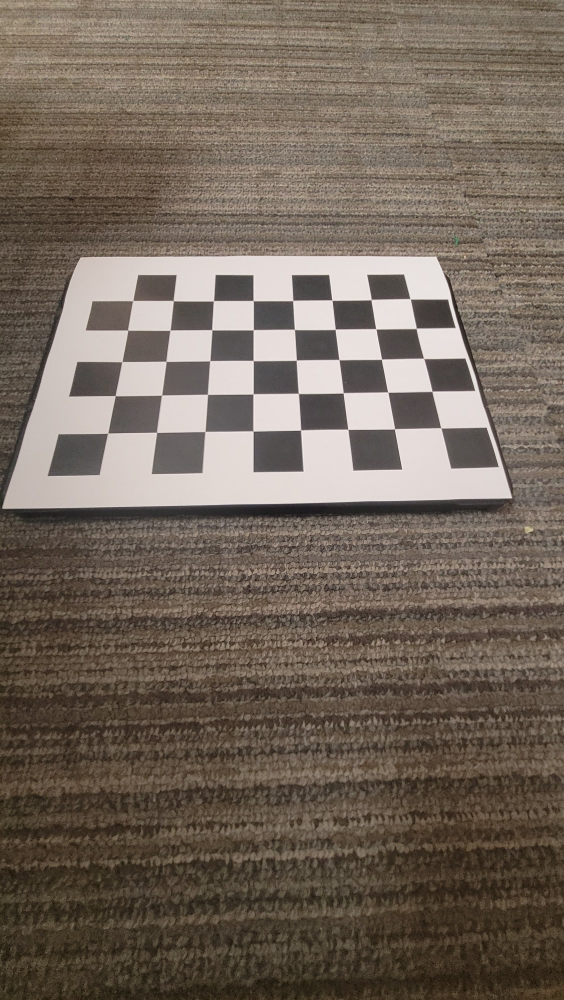
#> input picture calibration_images/cb1.jpeg, 2256 x 4000 px, given in place of tab_portrait.mp4, which was not available (shown at 1/4 size)
$ python topdown_video.py
#> lines starting #> are read from the running program, lines starting #| are printed output that depends on the picture; pictures that were not available may be replaced by others from this repository, and a replacement may not be noted
'''This code is to test perspective transformation on a saved video file. User has to provide path to input .mp4 file. The output transformed video will be saved in the same folder.
The trapezoid points can be varied manually as per requirement of region of interest.
'''

import cv2
import numpy as np
import time

# Sharpening filter
kernel = np.array([[-1,-1,-1], [-1,9,-1], [-1,-1,-1]])

#trapezoid points hard coded and fixed
# trapezoid_pts = np.array([[1320 ,1680], [2550,1680], [2880,2120], [900,2120]], dtype='float32') #for test_23_11/tab_landscape 4k
trapezoid_pts = np.array([[490 ,2480], [1740,2480], [2090,2910], [120,2910]], dtype='float32') #for test_23_11/tab_portrait 4k

#rectangle points
rectangle_pts = np.array([[0,0],[1920,0],[1920,1080],[0,1080]],dtype='float32')
perspective_matrix = cv2.getPerspectiveTransform(trapezoid_pts, rectangle_pts)

# Open the input video file
input_video_name = 'test_23_11/tab_portrait'
input_video_path = input_video_name+'.mp4'
cap = cv2.VideoCapture(input_video_path)

# Check if the video file opened successfully
if not cap.isOpened():
    print("Error: Could not open video.")
    exit()

# Get the video properties
frame_width = int(cap.get(3))
frame_height = int(cap.get(4))
frame_rate = int(cap.get(5))

# Define the codec for the output video (e.g., XVID or H.264)
fourcc = cv2.VideoWriter_fourcc(*'mp4v')

# Create an output video file
output_video_path = input_video_name+'_transformed'+'.mp4'
out = cv2.VideoWriter(output_video_path, fourcc, frame_rate, (1920,1080))
frame_count = 0

ret, frame = cap.read()
#> frame is the input picture: shape (4000, 2256, 3); mean B, G, R 90.9, 102.4, 114.8
while True:
    ret, frame = cap.read()
    if not ret:
        break
    transformed_image = cv2.warpPerspective(frame, perspective_matrix, (1920, 1080))
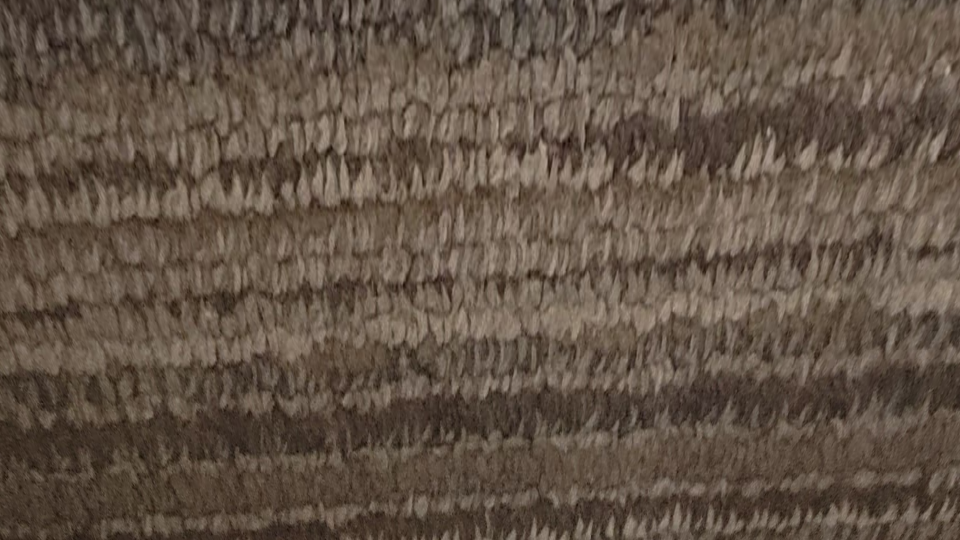
#> transformed_image: shape (1080, 1920, 3) (shown at 1/2 size); mean B, G, R 69.9, 83, 98.1
    transformed_image = cv2.rotate(transformed_image,cv2.ROTATE_180)
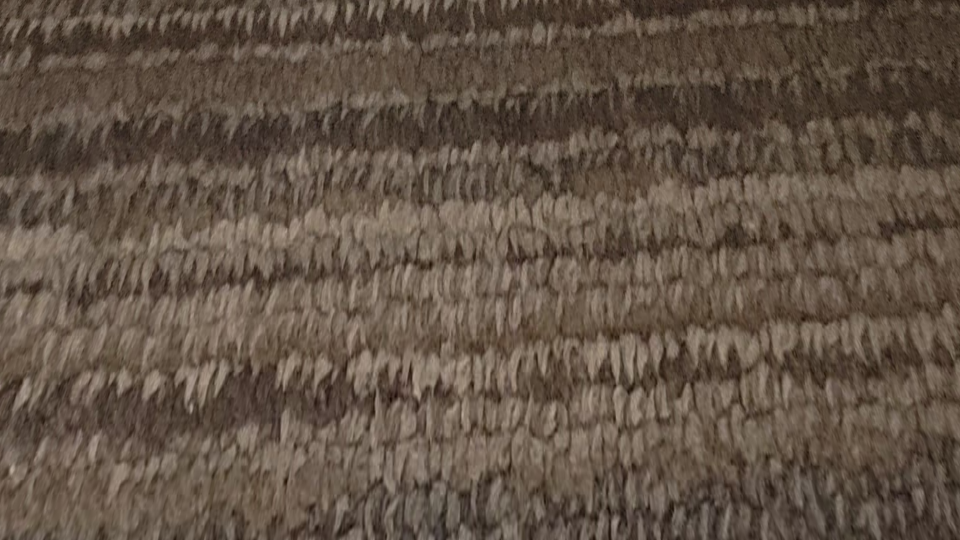
#> transformed_image: shape (1080, 1920, 3) (shown at 1/2 size); mean B, G, R 69.9, 83, 98.1
    transformed_image = cv2.filter2D(transformed_image, -1, kernel)
    out.write(transformed_image)
    frame_count += 1

# Release the video objects
cap.release()
out.release()
print("Transformation Completed")
# print(frame_count)
cv2.destroyAllWindows()

$ run again, on calibration_images/cb10.jpeg
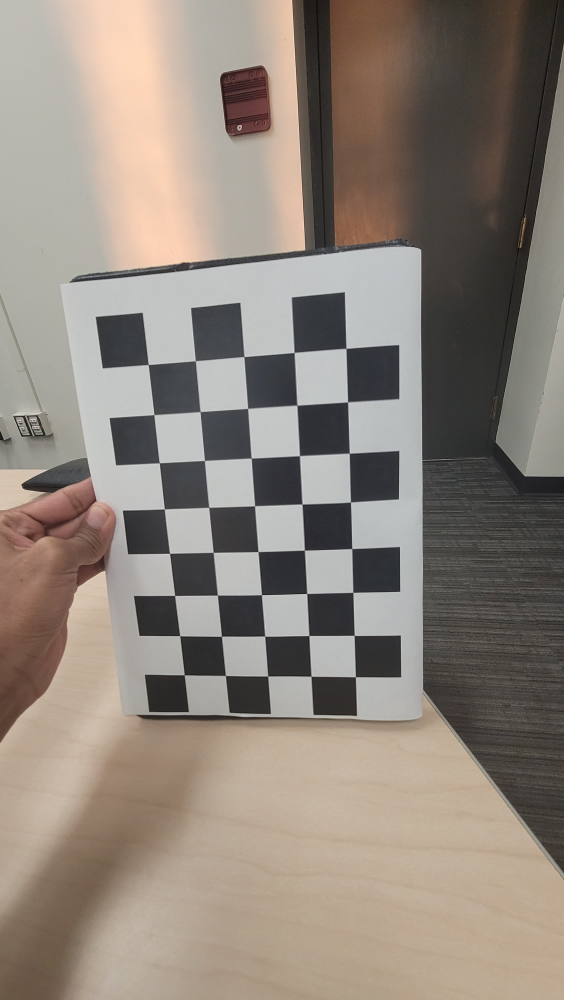
#> input picture calibration_images/cb10.jpeg, 2256 x 4000 px, given in place of tab_portrait.mp4, which was not available (shown at 1/4 size)
#> frame is the input picture: shape (4000, 2256, 3); mean B, G, R 123.4, 133.1, 143.1
#> `transformed_image = cv2.warpPerspective(frame, perspective_matrix, (19..`:
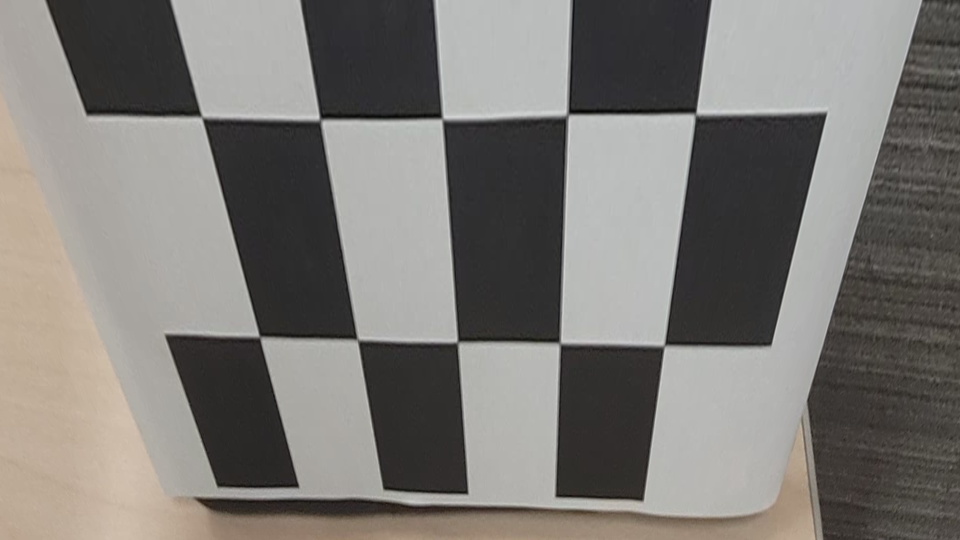
#> transformed_image: shape (1080, 1920, 3) (shown at 1/2 size); mean B, G, R 117.7, 121.7, 124.6
#> `transformed_image = cv2.rotate(transformed_image,cv2.ROTATE_180)`:
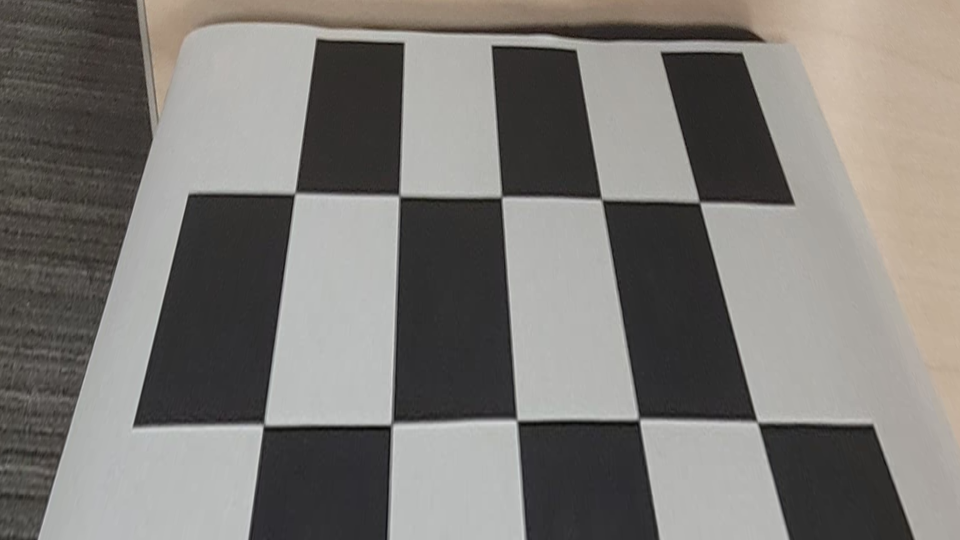
#> transformed_image: shape (1080, 1920, 3) (shown at 1/2 size); mean B, G, R 117.7, 121.7, 124.6

$ run again, on calibration_images/cb11.jpeg
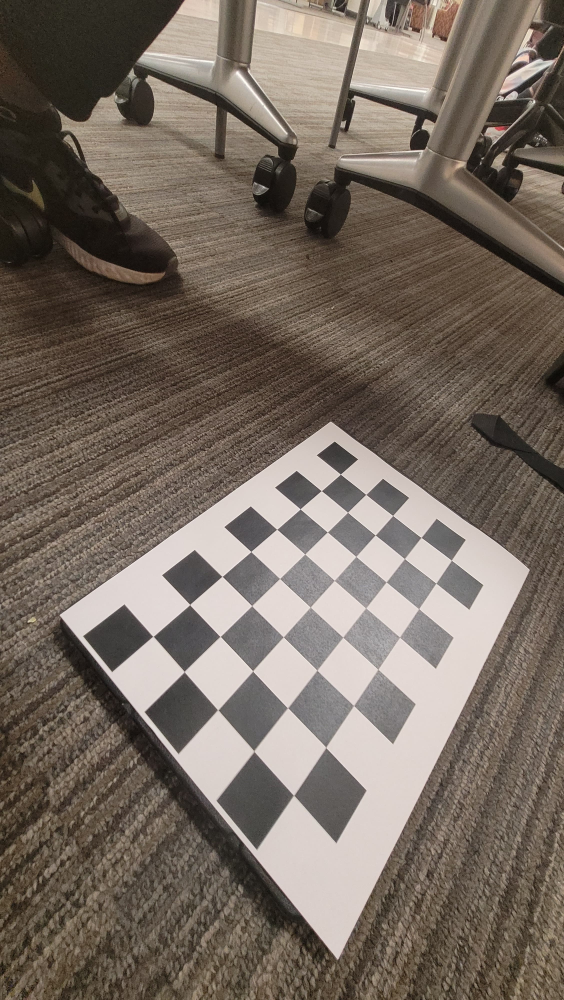
#> input picture calibration_images/cb11.jpeg, 2256 x 4000 px, given in place of tab_portrait.mp4, which was not available (shown at 1/4 size)
#> frame is the input picture: shape (4000, 2256, 3); mean B, G, R 96.3, 106.3, 117.7
#> `transformed_image = cv2.warpPerspective(frame, perspective_matrix, (19..`:
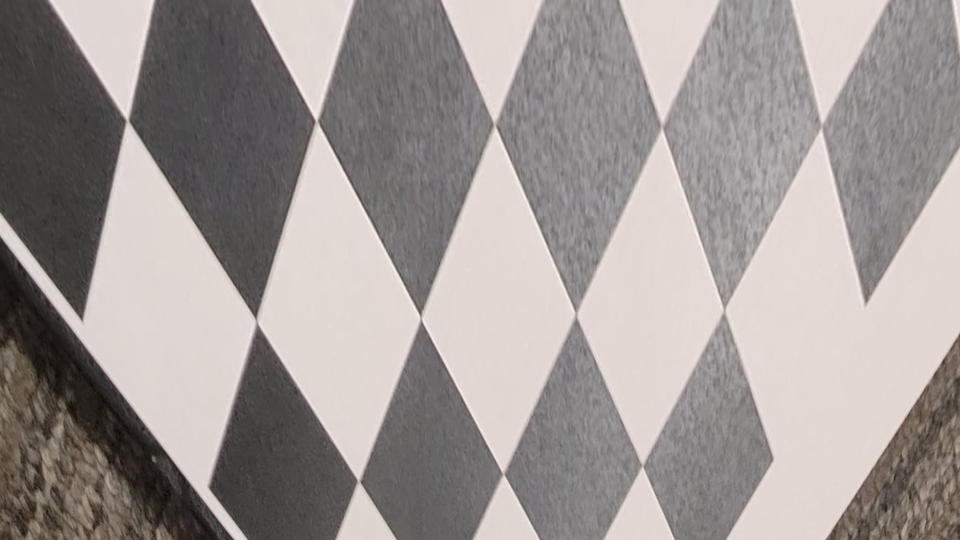
#> transformed_image: shape (1080, 1920, 3) (shown at 1/2 size); mean B, G, R 149.4, 151.8, 158.5
#> `transformed_image = cv2.rotate(transformed_image,cv2.ROTATE_180)`:
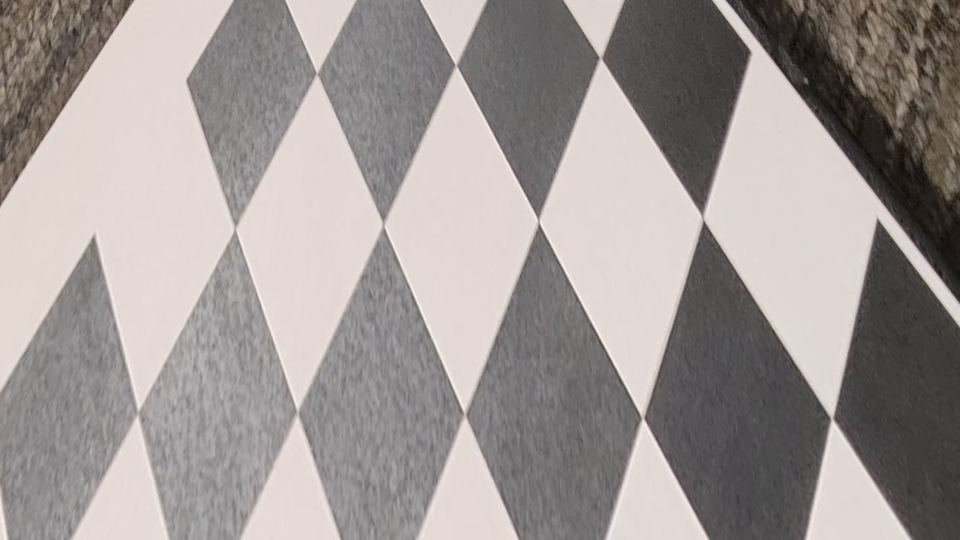
#> transformed_image: shape (1080, 1920, 3) (shown at 1/2 size); mean B, G, R 149.4, 151.8, 158.5

$ run again, on calibration_images/cb2.jpeg
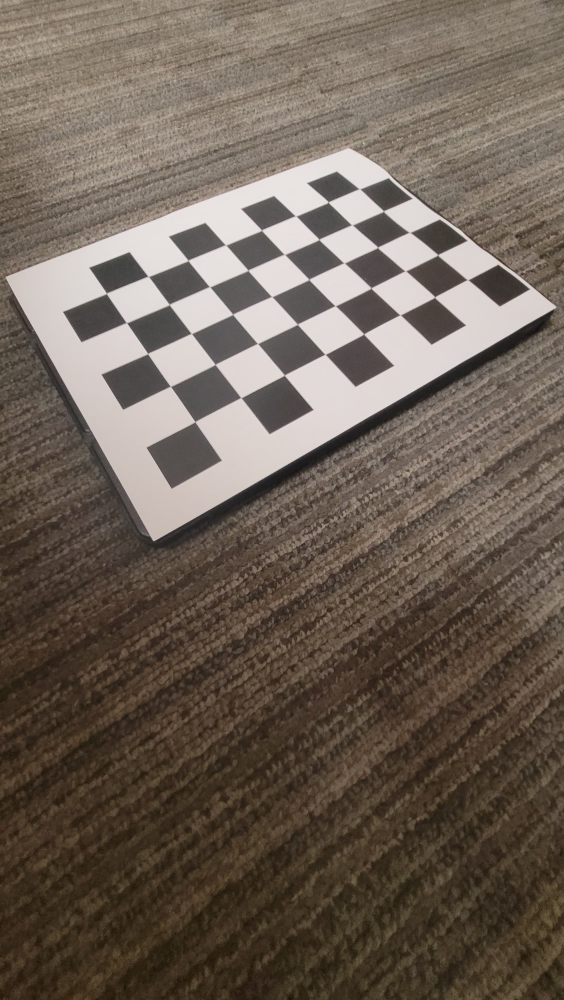
#> input picture calibration_images/cb2.jpeg, 2256 x 4000 px, given in place of tab_portrait.mp4, which was not available (shown at 1/4 size)
#> frame is the input picture: shape (4000, 2256, 3); mean B, G, R 86.1, 97.3, 109.3
#> `transformed_image = cv2.warpPerspective(frame, perspective_matrix, (19..`:
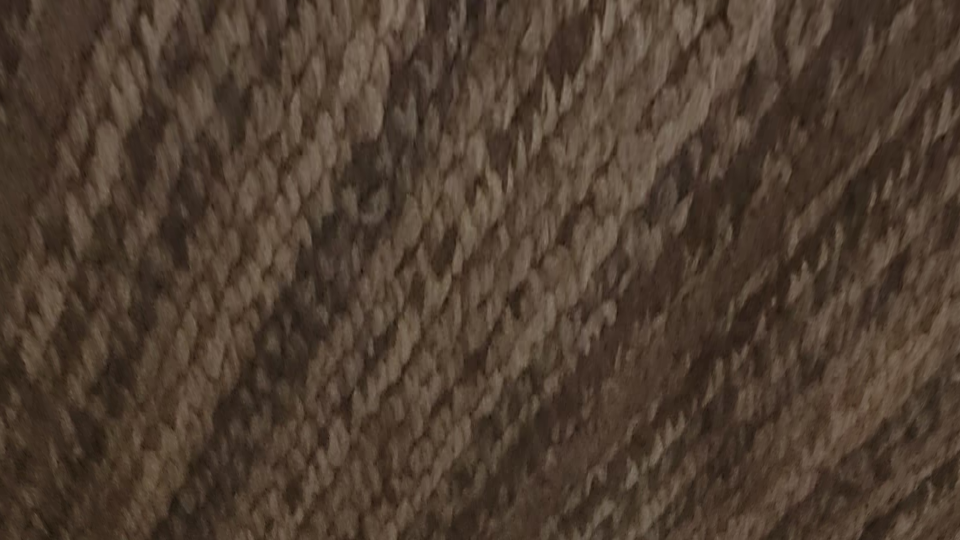
#> transformed_image: shape (1080, 1920, 3) (shown at 1/2 size); mean B, G, R 48.2, 61.2, 77.5
#> `transformed_image = cv2.rotate(transformed_image,cv2.ROTATE_180)`:
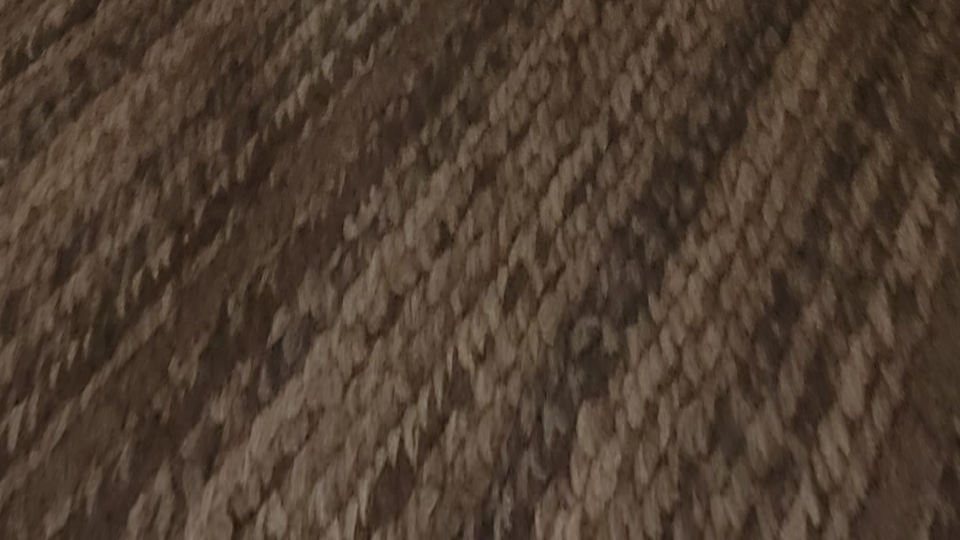
#> transformed_image: shape (1080, 1920, 3) (shown at 1/2 size); mean B, G, R 48.2, 61.2, 77.5
